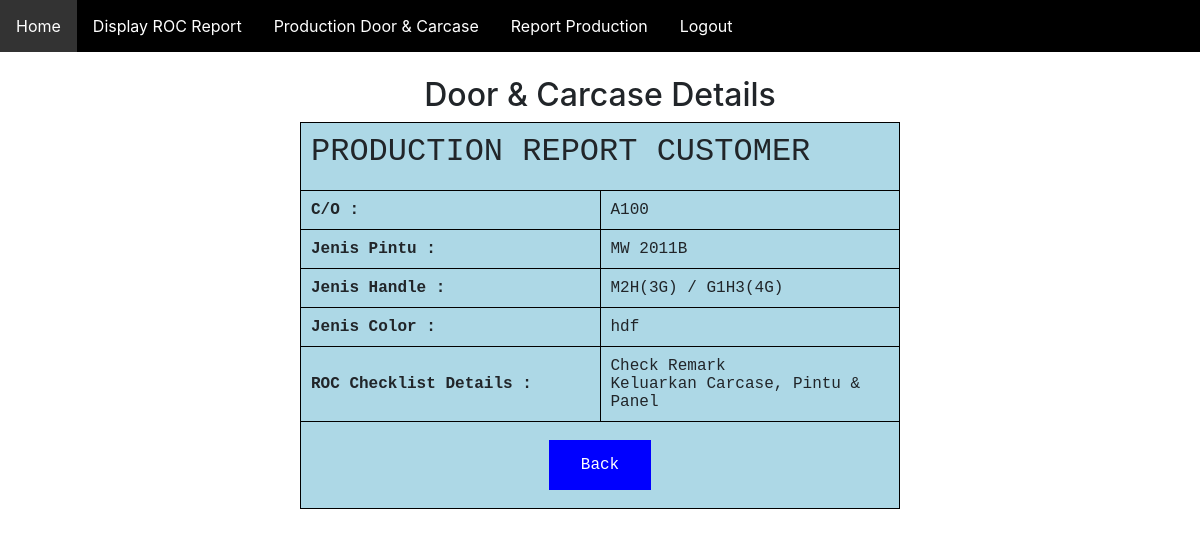
The app's page /ifkitchen/viewproduction.php?idproductiondoor=1 with its own data.
### tables this page shows
CREATE TABLE `productiondoor` (
  `idproductiondoor` int(10) NOT NULL,
  `empno` text NOT NULL,
  `pintu` varchar(50) NOT NULL,
  `handle` varchar(50) NOT NULL,
  `jcolor` varchar(50) NOT NULL,
  `accessories` varchar(100) NOT NULL,
  `remark` varchar(100) NOT NULL,
  `color` varchar(100) NOT NULL,
  `jhandle` varchar(100) NOT NULL,
  `carcase` varchar(100) NOT NULL,
  `papan` varchar(100) NOT NULL,
  `opintu` varchar(100) NOT NULL
);

### ifkitchen/viewproduction.php (the view, shortened to what this page needs)
<?php
include ('connection.php');
include('navbarproduction.php');
?>
<html>
    <head>
</head>
<body>
    <center>
        <h2>Door & Carcase Details</h2>
<form method="POST" action="updateproductiondoor.php">
    <?php
if (isset($_GET['idproductiondoor'])) {
$idproduction = $_GET['idproductiondoor'];
$query = mysqli_query($conn,"select * from productiondoor where idproductiondoor=$idproduction");
while ($row = mysqli_fetch_array($query)){
?>
<table id = "t01">
    <tr>
        <th colspan="2"><h2>PRODUCTION REPORT CUSTOMER</h2></th>
    </tr>
    <tr>
        <th><b>C/O :</b></th>
        <td><?php echo $row['empno'];?></td>
    </tr>
    <tr>
        <th><b>Jenis Pintu :</b></th>
        <td><?php echo $row['pintu'];?></td>
    </tr>
    <tr>
        <th><b>Jenis Handle  :</b></th>
        <td><?php echo $row['handle'];?></td>
    </tr>
    <tr>
        <th><b>Jenis Color :<b></th>
        <td><?php echo $row['jcolor'];?></td>
    </tr>
    <tr>
        <th><b>ROC Checklist Details :</b></th>
            <td>
            <?php if ($row['remark'] != "") {
                echo $row['remark'], '<br>';}?>
            <?php if ($row['carcase'] != "") {
                echo $row['carcase'], '<br>';}?>
        </td>
    </tr>
 <td colspan="2" align="center">
 <input type="button" value="Back" onclick="window.location.href='resultproduction.php'"/>
 </td>
</table>
<?php
}} ?>
</form>
</center>
</body>
</html>

### ifkitchen/navbarproduction.php (style rules this page uses)
html { font-family: Arial; display: inline-block; margin: 0px auto; text-align: left; }

### ifkitchen/viewproduction.php (style rules this page uses)
table, th, td { border: 1px solid black; border-collapse: collapse; padding:5px; text-align: left, center; width: 10%; }
th { padding: 10px; text-align: left, center; font-family: "Lucida Console", "Courier New", monospace; }
td { padding: 10px; text-align: left, center; font-family: "Lucida Console", "Courier New", monospace; }
#t01 { width: 50%; background-color: lightblue; }
input[type=button] { background-color: blue; border: none; color: white; padding: 16px 32px; text-decoration: none; display: inline-block; cursor: pointer; margin: 8px 2px; -webkit-transition-duration: 0.4s; transition-duration: 0.4s; font-family: "Lucida Console", "Courier New", monospace; }

### records on screen
productiondoor: empno "A100", pintu "MW 2011B", handle "M2H(3G) / G1H3(4G)", jcolor "hdf", remark "Check Remark", carcase "Keluarkan Carcase, Pintu & Panel"
